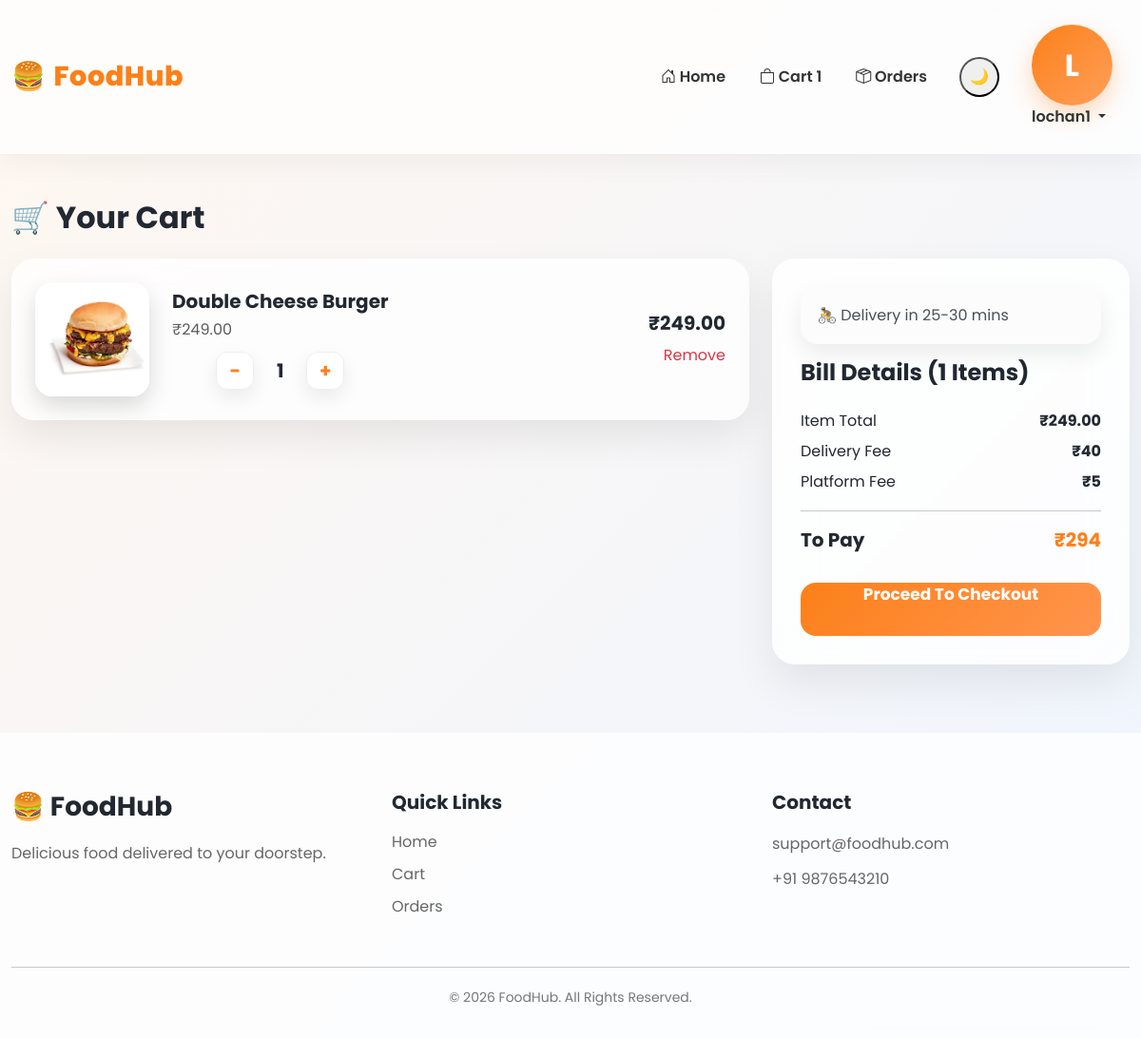
The app's page /cart/ (signed in) with its own data.
### cart/models.py (models this page shows, shortened)
class BaseModel(models.Model):
    uid = models.UUIDField(
        primary_key=True,
        default=uuid.uuid4,
        editable=False
    )
    created_at = models.DateTimeField(auto_now_add=True)
    updated_at = models.DateTimeField(auto_now=True)
    class Meta:
        abstract = True

class CartItem(BaseModel):
    cart = models.ForeignKey(
        Cart,
        on_delete=models.CASCADE,
        related_name='cart_items'
    )
    product = models.ForeignKey(Product, on_delete=models.CASCADE)
    quantity = models.PositiveIntegerField(default=1)
    @property
    def total_price(self):
        return self.product.price * self.quantity
    class Meta:
        constraints = [
            models.UniqueConstraint(
                fields=['cart', 'product'],
                name='unique_cart_product'
            )
        ]

class Cart(BaseModel):
    user = models.ForeignKey(User, on_delete=models.CASCADE)
    is_paid = models.BooleanField(default=False)
    @property
    def total_price(self):
        return sum(item.total_price for item in self.cart_items.all())

### products/models.py (models this page shows, shortened)
class BaseModel(models.Model):
    uid = models.UUIDField(
        primary_key=True,
        default=uuid.uuid4,
        editable=False
    )
    created_at = models.DateTimeField(auto_now_add=True)
    updated_at = models.DateTimeField(auto_now=True)
    class Meta:
        abstract = True

class Product(BaseModel):
    restaurant = models.ForeignKey(
        Restaurant,
        on_delete=models.CASCADE,
        related_name='products'
    )
    category = models.ForeignKey(
        Category,
        on_delete=models.SET_NULL,
        null=True
    )
    product_name = models.CharField(max_length=200)
    slug = models.SlugField(unique=True)
    description = models.TextField()
    price = models.DecimalField(
        max_digits=10,
        decimal_places=2
    )
    is_available = models.BooleanField(default=True)

class ProductImage(BaseModel):
    product = models.ForeignKey(
        Product,
        on_delete=models.CASCADE,
        related_name='images'
    )
    image = models.ImageField(
        upload_to='product_images/'
    )

### cart/views.py (the view)
# urls.py: path('', cart_view,name='cart'),
@login_required
def cart_view(request):
    cart = Cart.objects.prefetch_related(
        'cart_items__product'
    ).filter(
        user=request.user,
        is_paid=False
    ).first()
    cart_count = 0
    if cart:
        cart_count = sum(
            item.quantity
            for item in cart.cart_items.all()
        )
    context = {
        'cart': cart,
        'cart_count': cart_count
    }
    return render(
        request,
        'cart/cart.html',
        context
    )

### cart/context_processors.py (called while the page is built)
def cart_count(request):
    count = 0
    if request.user.is_authenticated:
        cart = Cart.objects.filter(
            user=request.user,
            is_paid=False
        ).first()
        if cart:
            count = sum(
                item.quantity
                for item in cart.cart_items.all()
            )
    return {
        'cart_count': count
    }

### cart/templates/cart/cart.html (shortened to what this page needs)
{% extends 'base.html' %}
{% block content %}
<div class="container py-4">
    <h2 class="fw-bold mb-4">
        🛒 Your Cart
    </h2>
    {% if cart and cart.cart_items.all %}
    <div class="row">
        <div class="col-lg-8">
            {% for item in cart.cart_items.all %}
            <div class="swiggy-cart-item">
    <div class="d-flex justify-content-between align-items-center">
        <div class="d-flex align-items-center">
            {% if item.product.images.first %}
            <img
                src="{{ item.product.images.first.image.url }}"
                class="cart-food-image me-4"
            >
            {% endif %}
            <div>
                <h5 class="fw-bold mb-1">
                    {{ item.product.product_name }}
                </h5>
                <p class="text-muted mb-2">
                    ₹{{ item.product.price }}
                </p>
                <div class="quantity-box">
                    <a
                        href="{% url 'update_cart' item.uid %}?action=dec"
                        class="quantity-btn"
                    >
                        -
                    </a>
                    <span class="quantity-value">
                        {{ item.quantity }}
                    </span>
                    <a
                        href="{% url 'update_cart' item.uid %}?action=inc"
                        class="quantity-btn"
                    >
                        +
                    </a>
                </div>
            </div>
        </div>
        <div class="text-end">
            <h5 class="fw-bold">
                ₹{{ item.total_price }}
            </h5>
            <a
                href="{% url 'remove_item' item.uid %}"
                class="text-danger"
            >
                Remove
            </a>
        </div>
    </div>
</div>
            {% endfor %}
        </div>
<div class="col-lg-4">
    <div class="bill-card">
        <div class="alert alert-light mb-3">
            🚴 Delivery in 25-30 mins
        </div>
        <h4 class="fw-bold mb-4">
            Bill Details ({{ cart.cart_items.count }} Items)
        </h4>
        <div class="d-flex justify-content-between mb-2">
            <span>Item Total</span>
            <strong>₹{{ cart.total_price }}</strong>
        </div>
        <div class="d-flex justify-content-between mb-2">
            <span>Delivery Fee</span>
            <strong>₹40</strong>
        </div>
        <div class="d-flex justify-content-between mb-2">
            <span>Platform Fee</span>
            <strong>₹5</strong>
        </div>
        <hr>
        <div class="d-flex justify-content-between mb-4">
            <h5 class="fw-bold">
                To Pay
            </h5>
            <h5 class="fw-bold price-highlight">
                ₹{{ cart.total_price|add:45 }}
            </h5>
        </div>
        <a
            href="{% url 'checkout' %}"
            class="checkout-btn text-decoration-none d-block text-center"
        >
            Proceed To Checkout
        </a>
    </div>
</div>
    </div>
    {% endif %}
</div>
{% endblock %}

### templates/navbar.html (shortened to what this page needs)
<nav class="navbar navbar-expand-lg navbar-glass sticky-top">
    <div class="container">
        <a class="navbar-brand d-flex align-items-center" href="/">
            <div class="logo-circle">
                🍔
            </div>
            <div class="ms-2">
                <span class="logo-text">
                    FoodHub
                </span>
            </div>
        </a>
        <div class="collapse navbar-collapse"
             id="navbarNav">
            <ul class="navbar-nav ms-auto align-items-lg-center">
                <li class="nav-item">
                    <a class="nav-link px-3"
                       href="/">
                        <i class="bi bi-house-door"></i>
                        Home
                    </a>
                </li>
                <li class="nav-item">
                    <a class="nav-link px-3 position-relative"
                       href="/cart/">
                        <i class="bi bi-bag"></i>
                        Cart
                        {% if cart_count > 0 %}
                        <span class="cart-badge">
                            {{ cart_count }}
                        </span>
                        {% endif %}
                    </a>
                </li>
                {% if user.is_authenticated %}
                <li class="nav-item">
                    <a class="nav-link px-3"
                       href="{% url 'my_orders' %}">
                        <i class="bi bi-box-seam"></i>
                        Orders
                    </a>
                </li>
                <li class="nav-item ms-lg-3">
                    <button id="theme-toggle"
                            class="theme-btn">
                        🌙
                    </button>
                </li>
                <li class="nav-item dropdown ms-lg-3">
                    <a class="nav-link dropdown-toggle profile-btn"
                       href="#"
                       data-bs-toggle="dropdown">
                        <div class="profile-avatar">
                            {{ user.username|first|upper }}
                        </div>
                        <span>
                            {{ user.username }}
                        </span>
                    </a>
                </li>
                {% endif %}
            </ul>
        </div>
    </div>
</nav>

### static/css/style.css (style rules this page uses)
:root { --primary:#fc8019; --primary-dark:#e96d00; --secondary:#ffb74d; --success:#22c55e; --danger:#ef4444; --text:#222831; --text-light:#666; --bg:#f5f7fb; --white:#ffffff; --glass:rgba(255,255,255,.65); --glass-dark:rgba(25,25,35,.75); --border:rgba(255,255,255,.35); --shadow:0 15px 40px rgba(0,0,0,.08); --radius:22px; }
* { margin:0; padding:0; box-sizing:border-box; }
html { scroll-behavior:smooth; }
body { font-family:'Poppins',sans-serif; background:linear-gradient(135deg,#fff7f0,#eef5ff); color:var(--text); overflow-x:hidden; min-height:100vh; }
h1,h2,h3,h4,h5,h6 { font-weight:700; color:var(--text); }
p { color:var(--text-light); line-height:1.7; margin-bottom:0; }
a { text-decoration:none; color:inherit; transition:.3s; }
img { max-width:100%; display:block; }
.container { max-width:1300px; }
.navbar { position:sticky; top:0; z-index:999; padding:16px 0; background:rgba(255,255,255,.72)!important; backdrop-filter:blur(18px); -webkit-backdrop-filter:blur(18px); border-bottom:1px solid rgba(255,255,255,.35); box-shadow:0 8px 30px rgba(0,0,0,.05); }
.navbar-brand { font-size:1.8rem; font-weight:800; color:var(--primary)!important; letter-spacing:.5px; }
.nav-link { font-weight:600; color:#333!important; padding:10px 18px!important; border-radius:12px; transition:.3s; }
#theme-toggle { width:42px; height:42px; border-radius:50%; display:flex; align-items:center; justify-content:center; }
.price-highlight { font-size:1.2rem; font-weight:700; color:var(--primary); }
.swiggy-cart-item { background:rgba(255,255,255,.78); backdrop-filter:blur(18px); border-radius:24px; padding:25px; margin-bottom:25px; box-shadow:0 18px 40px rgba(0,0,0,.08); transition:.35s; }
.cart-food-image { width:120px; height:120px; object-fit:cover; border-radius:18px; box-shadow:0 10px 25px rgba(0,0,0,.15); }
.swiggy-cart-item h5 { font-weight:700; margin-bottom:10px; }
.swiggy-cart-item p { color:#666; margin-bottom:8px; }
.quantity-box { display:flex; align-items:center; justify-content:center; gap:15px; margin-top:10px; }
.quantity-btn { width:40px; height:40px; display:flex; align-items:center; justify-content:center; background:#fff; border-radius:12px; border:1px solid #eee; font-size:20px; font-weight:700; color:var(--primary); transition:.3s; box-shadow:0 8px 20px rgba(0,0,0,.08); }
.quantity-value { font-size:20px; font-weight:700; min-width:25px; text-align:center; }
.price-highlight { font-size:1.25rem; font-weight:700; color:var(--primary); }
.bill-card { position:sticky; top:100px; background:rgba(255,255,255,.82); backdrop-filter:blur(20px); border-radius:24px; padding:30px; box-shadow:0 20px 45px rgba(0,0,0,.08); }
.bill-card h4 { font-weight:700; margin-bottom:25px; }
.bill-card hr { margin:18px 0; }
.checkout-btn { width:100%; height:56px; border:none; border-radius:16px; background:linear-gradient(135deg,#fc8019,#ff944d); color:#fff; font-weight:700; font-size:17px; margin-top:25px; transition:.35s; }
.profile-avatar { width:85px; height:85px; border-radius:50%; background:linear-gradient(135deg,#fc8019,#ff9f5a); display:flex; align-items:center; justify-content:center; font-size:32px; color:#fff; font-weight:700; box-shadow:0 10px 25px rgba(252,128,25,.3); }
.alert { border:none; border-radius:18px; padding:18px; box-shadow:0 10px 25px rgba(0,0,0,.08); }
* { transition: background .25s, color .25s, border-color .25s, box-shadow .25s; }

### records on screen
CartItem: product.images.first.image (picture), product.product_name "Double Cheese Burger", product.price "249.00", quantity "1", total_price "249.00"
Cart: cart_items.count "1", total_price "249.00", total_price|add "294"

### other values on screen
{{ cart_count }} "1"
{{ user.username|first|upper }} "L"
{{ user.username }} "lochan1"
